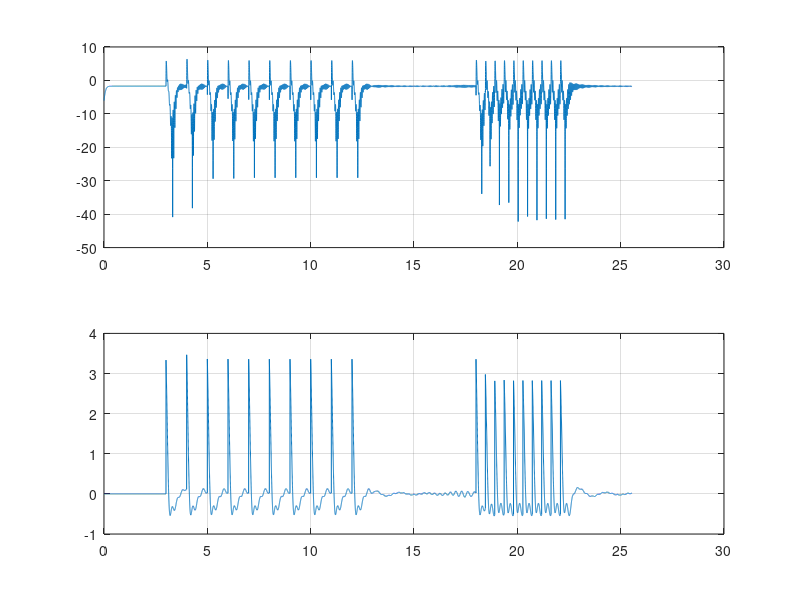

Recreate this plot in MATLAB. (Note: this script raises an error after producing the figure.)
%%
clear all;close all;clc;

% parameters for the 1st layer in the network
freqs1 = logspace(-0.1,0.6,30)';
nfreqs1 = length(freqs1);
z10 = 0.00001*ones(nfreqs1,1); % initial complex state of the oscillators
alpha1 = 0*ones(nfreqs1,1);
beta11 = -500*ones(nfreqs1,1);
beta12 = 0*ones(nfreqs1,1);
epsilon1 = 1*ones(nfreqs1,1);

% parameters for the 2nd layer in the network
freqs2 = 20;
nfreqs2 = length(freqs2);
z20 = 0.5*ones(nfreqs2,1); % initial complex state of the oscillators
alpha2 = 10*ones(nfreqs2,1);
beta21 = -15*ones(nfreqs2,1);
beta22 = 0*ones(nfreqs2,1);
epsilon2 = 1*ones(nfreqs2,1);

c = 50; % coupling strength between the two layers

% parameters for time
fs = 1000;
begin_t = 3; % in seconds
T = 1/fs;
time = 0:T:begin_t-T;

z_all = [];
t_all = [];

%%% Integrate the beginning of the function
% note this initial segment has no input
% write the ODE for z dot
full_sys = @(t,z,alpha1,beta11,beta12,epsilon1,alpha2,beta21,beta22,epsilon2,freqs1,freqs2,c)  ...
    [z(1:nfreqs2).*(alpha2 + 1i*2*pi*freqs2 + beta21.*abs(z(1:nfreqs2)).^2 + ...
    (epsilon2.*beta22.*abs(z(1:nfreqs2)).^4)./(1-epsilon2.*abs(z(1:nfreqs2)).^2)) + ...
    c*sum(z((nfreqs2+1:nfreqs2+nfreqs1)));
    z(nfreqs2+1:nfreqs2+nfreqs1).*(alpha1 + 1i*2*pi*freqs1 + beta11.*abs(z(nfreqs2+1:nfreqs2+nfreqs1)).^2 + ...
    (epsilon1.*beta12.*abs(z(nfreqs2+1:nfreqs2+nfreqs1)).^4)./(1-epsilon1.*abs(z(nfreqs2+1:nfreqs2+nfreqs1)).^2))];
% integrate the ode to obtain the amplitude
[time,z_i] = ode45(@(t,z) full_sys(t,z,alpha1,beta11,beta12,epsilon1,alpha2,beta21,beta22,epsilon2,freqs1,freqs2,c),time,[z20' z10']);

z_all = [z_all z_i'];
t_all = [t_all time'];

%%% Period of Stimulation 1: at 1.6Hz
% parameters for time during impulse stimulation
num_pulses = 10;
F = 0.1; % forcing amplitude
f = 1; % period of stimulation in Hz
stim_t = 1/f; % in seconds
time = t_all(end)+T:T:t_all(end)+stim_t;

for istim = 1:num_pulses
    
    z20 = z_all(1:nfreqs2,end);
    z10 = z_all(nfreqs2+1:nfreqs2+nfreqs1,end) + (F./(1-sqrt(epsilon1).*F)).*(1./(1-sqrt(epsilon1).*conj(z_all(nfreqs2+1:nfreqs2+nfreqs1,end))));
    
    % write the ODE for z dot during stimulation
    full_sys = @(t,z,alpha1,beta11,beta12,epsilon1,alpha2,beta21,beta22,epsilon2,freqs1,freqs2,c)  ...
        [z(1:nfreqs2).*(alpha2 + 1i*2*pi*freqs2 + beta21.*abs(z(1:nfreqs2)).^2 + (epsilon2.*beta22.*abs(z(1:nfreqs2)).^4)./(1-epsilon2.*abs(z(1:nfreqs2)).^2)) + c*sum(z((nfreqs2+1:nfreqs2+nfreqs1)));
        z(nfreqs2+1:nfreqs2+nfreqs1).*(alpha1 + 1i*2*pi*freqs1 + beta11.*abs(z(nfreqs2+1:nfreqs2+nfreqs1)).^2 + (epsilon1.*beta12.*abs(z(nfreqs2+1:nfreqs2+nfreqs1)).^4)./(1-epsilon1.*abs(z(nfreqs2+1:nfreqs2+nfreqs1)).^2))];
    % integrate the ode to obtain the amplitude
    [time,z_i] = ode45(@(t,z) full_sys(t,z,alpha1,beta11,beta12,epsilon1,alpha2,beta21,beta22,epsilon2,freqs1,freqs2,c),time,[z20' z10']);
    
    z_all = [z_all z_i'];
    t_all = [t_all time'];
    
    % update time vector
    time = t_all(end)+T:T:t_all(end)+stim_t;
    
end

%%% let the system relax after stimulation
% parameters for time after stimulation
relax_t = 5; % in seconds
time = t_all(end)+T:T:t_all(end)+relax_t;

z20 = z_all(1:nfreqs2,end);
z10 = z_all(nfreqs2+1:nfreqs2+nfreqs1,end);

% write the ODE for z dot during relaxation
full_sys = @(t,z,alpha1,beta11,beta12,epsilon1,alpha2,beta21,beta22,epsilon2,freqs1,freqs2,c)  ...
    [z(1:nfreqs2).*(alpha2 + 1i*2*pi*freqs2 + beta21.*abs(z(1:nfreqs2)).^2 + (epsilon2.*beta22.*abs(z(1:nfreqs2)).^4)./(1-epsilon2.*abs(z(1:nfreqs2)).^2)) + c*sum(z((nfreqs2+1:nfreqs2+nfreqs1)));
    z(nfreqs2+1:nfreqs2+nfreqs1).*(alpha1 + 1i*2*pi*freqs1 + beta11.*abs(z(nfreqs2+1:nfreqs2+nfreqs1)).^2 + (epsilon1.*beta12.*abs(z(nfreqs2+1:nfreqs2+nfreqs1)).^4)./(1-epsilon2.*abs(z(nfreqs2+1:nfreqs2+nfreqs1)).^2))];
% integrate the ode to obtain the amplitude
[time,z_i] = ode45(@(t,z) full_sys(t,z,alpha1,beta11,beta12,epsilon1,alpha2,beta21,beta22,epsilon2,freqs1,freqs2,c),time,[z20' z10']);

z_all = [z_all z_i'];
t_all = [t_all time'];

%%% Period of Stimulation 2: at 2.2Hz
% parameters for time during impulse stimulation
f = 2.2; % period of stimulation in Hz
stim_t = 1/f; % in seconds
time = t_all(end)+T:T:t_all(end)+stim_t;

for istim = 1:num_pulses
    
    z20 = z_all(1:nfreqs2,end);
    z10 = z_all(nfreqs2+1:nfreqs2+nfreqs1,end) + (F./(1-sqrt(epsilon1).*F)).*(1./(1-sqrt(epsilon1).*conj(z_all(nfreqs2+1:nfreqs2+nfreqs1)')));
    
    % write the ODE for z dot during stimulation
    full_sys = @(t,z,alpha1,beta11,beta12,epsilon1,alpha2,beta21,beta22,epsilon2,freqs1,freqs2,c)  ...
        [z(1:nfreqs2).*(alpha2 + 1i*2*pi*freqs2 + beta21.*abs(z(1:nfreqs2)).^2 + (epsilon2.*beta22.*abs(z(1:nfreqs2)).^4)./(1-epsilon2.*abs(z(1:nfreqs2)).^2)) + c*sum(z((nfreqs2+1:nfreqs2+nfreqs1)));
        z(nfreqs2+1:nfreqs2+nfreqs1).*(alpha1 + 1i*2*pi*freqs1 + beta11.*abs(z(nfreqs2+1:nfreqs2+nfreqs1)).^2 + (epsilon1.*beta12.*abs(z(nfreqs2+1:nfreqs2+nfreqs1)).^4)./(1-epsilon2.*abs(z(nfreqs2+1:nfreqs2+nfreqs1)).^2))];
    % integrate the ode to obtain the amplitude
    [time,z_i] = ode45(@(t,z) full_sys(t,z,alpha1,beta11,beta12,epsilon1,alpha2,beta21,beta22,epsilon2,freqs1,freqs2,c),time,[z20' z10']);
    
    z_all = [z_all z_i'];
    t_all = [t_all time'];
    
    % update time vector
    time = t_all(end)+T:T:t_all(end)+stim_t;
    
end

%%% let the system relax after stimulation
% parameters for time after stimulation
end_t = 3; % in seconds
time = t_all(end)+T:T:t_all(end)+end_t;

z20 = z_all(1:nfreqs2,end);
z10 = z_all(nfreqs2+1:nfreqs2+nfreqs1,end);

% write the ODE for z dot during stimulation
full_sys = @(t,z,alpha1,beta11,beta12,epsilon1,alpha2,beta21,beta22,epsilon2,freqs1,freqs2,c)  ...
    [z(1:nfreqs2).*(alpha2 + 1i*2*pi*freqs2 + beta21.*abs(z(1:nfreqs2)).^2 + (epsilon2.*beta22.*abs(z(1:nfreqs2)).^4)./(1-epsilon2.*abs(z(1:nfreqs2)).^2)) + c*sum(z((nfreqs2+1:nfreqs2+nfreqs1)));
    z(nfreqs2+1:nfreqs2+nfreqs1).*(alpha1 + 1i*2*pi*freqs1 + beta11.*abs(z(nfreqs2+1:nfreqs2+nfreqs1)).^2 + (epsilon1.*beta12.*abs(z(nfreqs2+1:nfreqs2+nfreqs1)).^4)./(1-epsilon2.*abs(z(nfreqs2+1:nfreqs2+nfreqs1)).^2))];
% integrate the ode to obtain the amplitude
[time,z_i] = ode45(@(t,z) full_sys(t,z,alpha1,beta11,beta12,epsilon1,alpha2,beta21,beta22,epsilon2,freqs1,freqs2,c),time,[z20' z10']);

z_all = [z_all z_i'];
t_all = [t_all time'];

figure(1)
subplot(2,1,1)
plot(t_all,20*log10(abs(z_all(1,:))))
grid on
subplot(2,1,2)
plot(t_all,sum((z_all(2:end,:))))
grid on

figure(2)
spectrogram(conj(z_all(1,:)),hann(128),100,2^nextpow2(20000),fs,'yaxis')
title('Spectrum of the Beta Oscillator (2nd layer)')
ylim([0 100])
caxis([-70 -10])

figure(3)
polar(angle(z_all(1,:)),abs(z_all(1,:)))
%%
% old version starts beyond this line:

for ifreq = 1:nfreqs1
    max_abs = 0.22;
    figure(1)
    subplot(1,nfreqs1,ifreq)
    plot(t_all,abs(z_all(ifreq,:)))
    title(sprintf('%.2f Hz',freqs1(ifreq)))
    axis([t_all(1) t_all(end) 0 max_abs])
    grid on
    xlabel('Time (s)')
    ylabel('Magnitude')
    figure(2)
    subplot(1,nfreqs1,ifreq)
    polar(pi,max_abs)
    hold on
    polar(angle(z_all(ifreq,:)),abs(z_all(ifreq,:)))
    hold on
    grid on
end

%%
clear all;clf(1);clf(2);clc;

% parameters of the network
freqs1 = logspace(0,0.6,20);
nfreqs1 = length(freqs1);


z_all_freqs = [];

for ifreq=1:nfreqs1
    
    
    % parameters of the oscillator
    z10 = 0.001; % initial complex state of the oscillator
    alpha1 = 0;
    beta11 = -100;
    beta12 = 0;
    epsilon1 = 1;
    
    % parameters for time
    fs = 1000;
    begin_t = 2; % in seconds
    T = 1/fs;
    time = 0:T:begin_t-T;
    
    z_all = [];
    t_all = [];
    
    %%% Integrate the beginning of the function
    % note this initial segment has no input
    % write the ODE for z dot
    full_sys = @(t,z,alpha,beta1,beta2,epsilon,freqs)  ...
        z*(alpha + 1i*2*pi*freqs(ifreq) + beta1*abs(z)^2 + (epsilon*beta2*abs(z)^4)/(1-epsilon*abs(z)^2));
    % integrate the ode to obtain the amplitude
    [time,z_i] = ode45(@(t,z) full_sys(t,z,alpha1,beta11,beta12,epsilon1,freqs1),time,z10);
    z_all = [z_all z_i'];
    t_all = [t_all time'];
    
    %%% Period of Stimulation 1: at 3Hz
    % parameters for time during impulse stimulation
    num_pulses = 12;
    F = 0.1; % forcing amplitude
    f = 1.6; % period of stimulation in Hz
    stim_t = 1/f; % in seconds
    time = t_all(end)+T:T:t_all(end)+stim_t;
    
    for istim = 1:num_pulses
        
        z10 = z_all(end) + (F/(1-sqrt(epsilon1)*F))*(1/(1-sqrt(epsilon1)*conj(z_all(end))));
        
        % write the ODE for z dot during stimulation
        full_sys = @(t,z,alpha,beta1,beta2,epsilon,freqs)  ...
            z*(alpha + 1i*2*pi*freqs(ifreq) + beta1*abs(z)^2 + (epsilon*beta2*abs(z)^4)/(1-epsilon*abs(z)^2));
        % integrate the ode to obtain the amplitude
        [time,z_i] = ode45(@(t,z) full_sys(t,z,alpha1,beta11,beta12,epsilon1,freqs1),time,z10);
        
        z_all = [z_all z_i'];
        t_all = [t_all time'];
        
        % update time vector
        time = t_all(end)+T:T:t_all(end)+stim_t;
        
    end
    
    %%% let the system relax after stimulation
    % parameters for time after stimulation
    relax_t = 5; % in seconds
    time = t_all(end)+T:T:t_all(end)+relax_t;
    
    z10 = z_all(end);
    % write the ODE for z dot during stimulation
    full_sys = @(t,z,alpha,beta1,beta2,epsilon,freqs)  ...
        z*(alpha + 1i*2*pi*freqs(ifreq) + beta1*abs(z)^2 + (epsilon*beta2*abs(z)^4)/(1-epsilon*abs(z)^2));
    % integrate the ode to obtain the amplitude
    [time,z_i] = ode45(@(t,z) full_sys(t,z,alpha1,beta11,beta12,epsilon1,freqs1),time,z10);
    
    z_all = [z_all z_i'];
    t_all = [t_all time'];
    
    %%% Period of Stimulation 2: at 4Hz
    % parameters for time during impulse stimulation
    f = 2.2; % period of stimulation in Hz
    stim_t = 1/f; % in seconds
    time = t_all(end)+T:T:t_all(end)+stim_t;
    
    for istim = 1:num_pulses
        
        z10 = z_all(end) + (F/(1-sqrt(epsilon1)*F))*(1/(1-sqrt(epsilon1)*conj(z_all(end))));
        
        % write the ODE for z dot during stimulation
        full_sys = @(t,z,alpha,beta1,beta2,epsilon,freqs)  ...
            z*(alpha + 1i*2*pi*freqs(ifreq) + beta1*abs(z)^2 + (epsilon*beta2*abs(z)^4)/(1-epsilon*abs(z)^2));
        % integrate the ode to obtain the amplitude
        [time,z_i] = ode45(@(t,z) full_sys(t,z,alpha1,beta11,beta12,epsilon1,freqs1),time,z10);
        
        z_all = [z_all z_i'];
        t_all = [t_all time'];
        
        % update time vector
        time = t_all(end)+T:T:t_all(end)+stim_t;
        
    end
    
    %%% let the system relax after stimulation
    % parameters for time after stimulation
    end_t = 3; % in seconds
    time = t_all(end)+T:T:t_all(end)+end_t;
    
    z10 = z_all(end);
    % write the ODE for z dot during stimulation
    full_sys = @(t,z,alpha,beta1,beta2,epsilon,freqs)  ...
        z*(alpha + 1i*2*pi*freqs(ifreq) + beta1*abs(z)^2 + (epsilon*beta2*abs(z)^4)/(1-epsilon*abs(z)^2));
    % integrate the ode to obtain the amplitude
    [time,z_i] = ode45(@(t,z) full_sys(t,z,alpha1,beta11,beta12,epsilon1,freqs1),time,z10);
    
    z_all = [z_all z_i'];
    t_all = [t_all time'];
    
    max_abs = 0.22;
    figure(1)
    subplot(1,nfreqs1,ifreq)
    plot(t_all,abs(z_all))
    title(sprintf('%.2f Hz',freqs1(ifreq)))
    axis([t_all(1) t_all(end) 0 max_abs])
    grid on
    xlabel('Time (s)')
    ylabel('Magnitude')
    figure(2)
    subplot(1,nfreqs1,ifreq)
    polar(pi,max_abs)
    hold on
    polar(angle(z_all),abs(z_all))
    hold on
    grid on
    
    z_all_freqs(ifreq,:) = z_all;
    
end

figure(3)
subplot(2,1,1)
plot3(t_all,real(sum(z_all_freqs)),imag(sum(z_all_freqs)))
grid on
subplot(2,1,2)
plot(t_all,abs(sum(z_all_freqs)))
